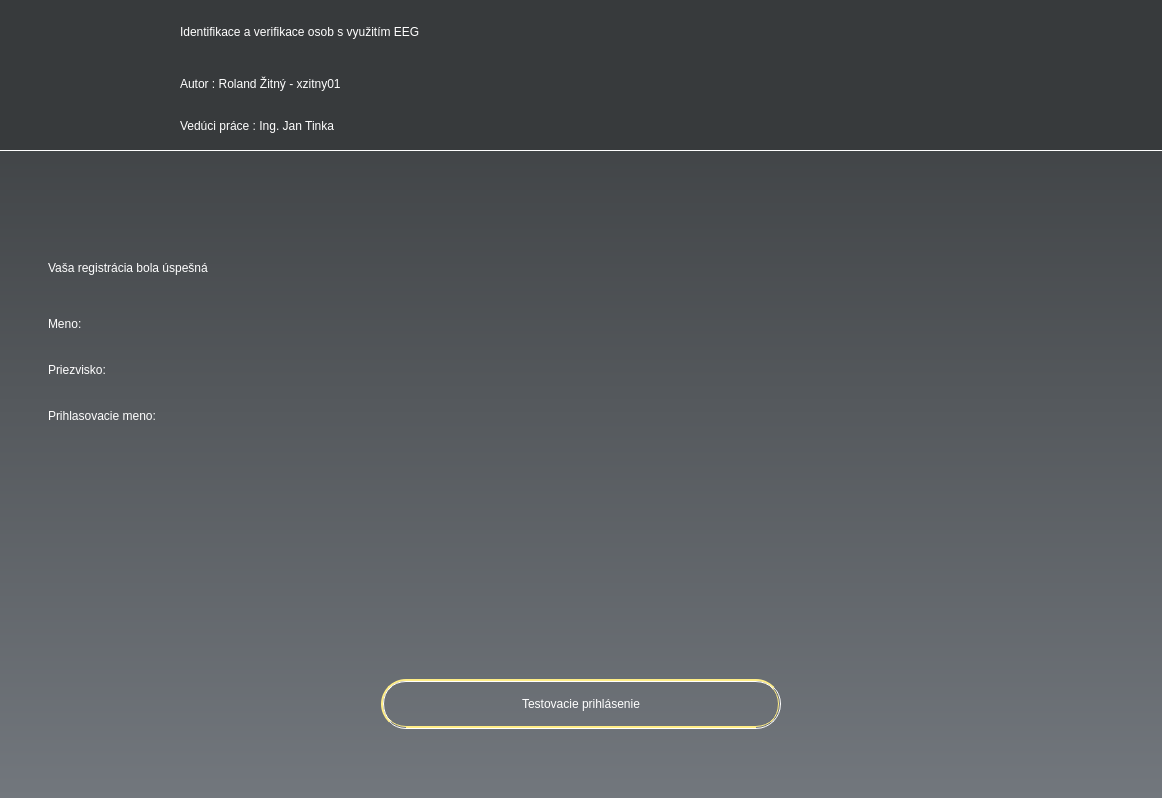
<?xml version="1.0" encoding="UTF-8"?>
<ui version="4.0">
 <class>MainWindow</class>
 <widget class="QMainWindow" name="MainWindow">
  <property name="geometry">
   <rect>
    <x>0</x>
    <y>0</y>
    <width>1162</width>
    <height>798</height>
   </rect>
  </property>
  <property name="windowTitle">
   <string>NAS</string>
  </property>
  <property name="windowIcon">
   <iconset>
    <normaloff>../../resources/icons/AppIcon.jpeg</normaloff>../../resources/icons/AppIcon.jpeg</iconset>
  </property>
  <property name="styleSheet">
   <string notr="true">background-color: rgb(240, 238, 226);
</string>
  </property>
  <widget class="QWidget" name="centralwidget">
   <property name="styleSheet">
    <string notr="true">background-color: qlineargradient(spread:pad, x1:0 y1:0, x2:0 y2:1, stop:0 #373a3c, stop:1 #72777d);</string>
   </property>
   <layout class="QGridLayout" name="gridLayout">
    <property name="leftMargin">
     <number>0</number>
    </property>
    <property name="topMargin">
     <number>0</number>
    </property>
    <property name="rightMargin">
     <number>0</number>
    </property>
    <property name="bottomMargin">
     <number>0</number>
    </property>
    <property name="spacing">
     <number>0</number>
    </property>
    <item row="0" column="0" colspan="2">
     <widget class="QWidget" name="Header" native="true">
      <property name="minimumSize">
       <size>
        <width>0</width>
        <height>151</height>
       </size>
      </property>
      <property name="maximumSize">
       <size>
        <width>16777215</width>
        <height>151</height>
       </size>
      </property>
      <property name="styleSheet">
       <string notr="true">background-color: #373a3c;
border-bottom: 1px solid white;


</string>
      </property>
      <layout class="QHBoxLayout" name="Header_layout">
       <property name="spacing">
        <number>30</number>
       </property>
       <property name="leftMargin">
        <number>0</number>
       </property>
       <property name="topMargin">
        <number>0</number>
       </property>
       <property name="rightMargin">
        <number>0</number>
       </property>
       <property name="bottomMargin">
        <number>0</number>
       </property>
       <item>
        <widget class="QLabel" name="fit_icon">
         <property name="minimumSize">
          <size>
           <width>150</width>
           <height>150</height>
          </size>
         </property>
         <property name="maximumSize">
          <size>
           <width>150</width>
           <height>150</height>
          </size>
         </property>
         <property name="styleSheet">
          <string notr="true">border-bottom: none;</string>
         </property>
         <property name="text">
          <string/>
         </property>
         <property name="pixmap">
          <pixmap>../../resources/icons/FitIcon.png</pixmap>
         </property>
         <property name="scaledContents">
          <bool>true</bool>
         </property>
         <property name="alignment">
          <set>Qt::AlignLeading|Qt::AlignLeft|Qt::AlignTop</set>
         </property>
         <property name="wordWrap">
          <bool>false</bool>
         </property>
         <property name="margin">
          <number>1</number>
         </property>
         <property name="indent">
          <number>0</number>
         </property>
        </widget>
       </item>
       <item>
        <layout class="QVBoxLayout" name="header_info_layout">
         <property name="spacing">
          <number>0</number>
         </property>
         <item>
          <widget class="QLabel" name="app_name">
           <property name="maximumSize">
            <size>
             <width>16777215</width>
             <height>60</height>
            </size>
           </property>
           <property name="styleSheet">
            <string notr="true">color: rgb(255, 255, 255);
font: 63 26pt &quot;Yu Gothic UI Semibold&quot;;
border-bottom: none;</string>
           </property>
           <property name="text">
            <string>Identifikace a verifikace osob s využitím EEG</string>
           </property>
          </widget>
         </item>
         <item>
          <widget class="QLabel" name="author">
           <property name="maximumSize">
            <size>
             <width>16777215</width>
             <height>40</height>
            </size>
           </property>
           <property name="styleSheet">
            <string notr="true">font: 63 12pt &quot;Yu Gothic UI Semibold&quot;;
color: rgb(255, 255, 255);
border-bottom: none;
</string>
           </property>
           <property name="text">
            <string>Autor : Roland Žitný - xzitny01</string>
           </property>
          </widget>
         </item>
         <item>
          <widget class="QLabel" name="supervisor">
           <property name="maximumSize">
            <size>
             <width>16777215</width>
             <height>40</height>
            </size>
           </property>
           <property name="styleSheet">
            <string notr="true">font: 63 12pt &quot;Yu Gothic UI Semibold&quot;;
color: rgb(255, 255, 255);
border-bottom: none;
</string>
           </property>
           <property name="text">
            <string>Vedúci práce : Ing. Jan Tinka</string>
           </property>
          </widget>
         </item>
        </layout>
       </item>
      </layout>
     </widget>
    </item>
    <item row="1" column="0" colspan="2">
     <layout class="QHBoxLayout" name="main_function">
      <property name="spacing">
       <number>15</number>
      </property>
      <property name="sizeConstraint">
       <enum>QLayout::SetDefaultConstraint</enum>
      </property>
      <property name="leftMargin">
       <number>0</number>
      </property>
      <property name="topMargin">
       <number>60</number>
      </property>
      <property name="rightMargin">
       <number>0</number>
      </property>
      <property name="bottomMargin">
       <number>60</number>
      </property>
      <item>
       <widget class="QWidget" name="verticalWidget" native="true">
        <property name="styleSheet">
         <string notr="true">background-color: rgba(255, 255, 255,0);</string>
        </property>
        <layout class="QVBoxLayout" name="verticalLayout">
         <item>
          <widget class="QWidget" name="horizontalWidget" native="true">
           <property name="minimumSize">
            <size>
             <width>0</width>
             <height>300</height>
            </size>
           </property>
           <layout class="QHBoxLayout" name="horizontalLayout">
            <property name="spacing">
             <number>5</number>
            </property>
            <item alignment="Qt::AlignLeft">
             <widget class="QWidget" name="verticalWidget" native="true">
              <property name="minimumSize">
               <size>
                <width>450</width>
                <height>0</height>
               </size>
              </property>
              <property name="maximumSize">
               <size>
                <width>350</width>
                <height>16777215</height>
               </size>
              </property>
              <layout class="QVBoxLayout" name="verticalLayout_3">
               <property name="leftMargin">
                <number>30</number>
               </property>
               <item alignment="Qt::AlignTop">
                <widget class="QLabel" name="EndInfo">
                 <property name="minimumSize">
                  <size>
                   <width>0</width>
                   <height>60</height>
                  </size>
                 </property>
                 <property name="maximumSize">
                  <size>
                   <width>16777215</width>
                   <height>60</height>
                  </size>
                 </property>
                 <property name="styleSheet">
                  <string notr="true">font: 63 18pt &quot;Yu Gothic UI Semibold&quot;;
color: rgb(255, 255, 255);
border-bottom: none;</string>
                 </property>
                 <property name="text">
                  <string>Vaša registrácia bola úspešná</string>
                 </property>
                </widget>
               </item>
               <item>
                <widget class="QLabel" name="end_name">
                 <property name="minimumSize">
                  <size>
                   <width>0</width>
                   <height>40</height>
                  </size>
                 </property>
                 <property name="maximumSize">
                  <size>
                   <width>16777215</width>
                   <height>40</height>
                  </size>
                 </property>
                 <property name="styleSheet">
                  <string notr="true">font: 63 10pt &quot;Yu Gothic UI Semibold&quot;;
color: rgb(255, 255, 255);
border-bottom: none;</string>
                 </property>
                 <property name="text">
                  <string>Meno:  </string>
                 </property>
                </widget>
               </item>
               <item>
                <widget class="QLabel" name="end_surname">
                 <property name="minimumSize">
                  <size>
                   <width>0</width>
                   <height>40</height>
                  </size>
                 </property>
                 <property name="maximumSize">
                  <size>
                   <width>16777215</width>
                   <height>40</height>
                  </size>
                 </property>
                 <property name="styleSheet">
                  <string notr="true">font: 63 10pt &quot;Yu Gothic UI Semibold&quot;;
color: rgb(255, 255, 255);
border-bottom: none;</string>
                 </property>
                 <property name="text">
                  <string>Priezvisko:</string>
                 </property>
                </widget>
               </item>
               <item>
                <widget class="QLabel" name="end_loginId">
                 <property name="minimumSize">
                  <size>
                   <width>0</width>
                   <height>40</height>
                  </size>
                 </property>
                 <property name="maximumSize">
                  <size>
                   <width>16777215</width>
                   <height>40</height>
                  </size>
                 </property>
                 <property name="styleSheet">
                  <string notr="true">font: 63 10pt &quot;Yu Gothic UI Semibold&quot;;
color: rgb(255, 255, 255);
border-bottom: none;</string>
                 </property>
                 <property name="text">
                  <string>Prihlasovacie meno:</string>
                 </property>
                </widget>
               </item>
               <item>
                <spacer name="verticalSpacer">
                 <property name="orientation">
                  <enum>Qt::Vertical</enum>
                 </property>
                 <property name="sizeHint" stdset="0">
                  <size>
                   <width>20</width>
                   <height>40</height>
                  </size>
                 </property>
                </spacer>
               </item>
              </layout>
             </widget>
            </item>
            <item>
             <widget class="QWidget" name="verticalWidget" native="true">
              <property name="minimumSize">
               <size>
                <width>450</width>
                <height>450</height>
               </size>
              </property>
              <layout class="QVBoxLayout" name="verticalLayout_4">
               <item alignment="Qt::AlignTop">
                <widget class="QLabel" name="ReactionLabel">
                 <property name="minimumSize">
                  <size>
                   <width>450</width>
                   <height>450</height>
                  </size>
                 </property>
                 <property name="text">
                  <string/>
                 </property>
                </widget>
               </item>
              </layout>
             </widget>
            </item>
           </layout>
          </widget>
         </item>
         <item alignment="Qt::AlignHCenter">
          <widget class="QPushButton" name="TestLogin">
           <property name="minimumSize">
            <size>
             <width>400</width>
             <height>50</height>
            </size>
           </property>
           <property name="maximumSize">
            <size>
             <width>400</width>
             <height>50</height>
            </size>
           </property>
           <property name="styleSheet">
            <string notr="true">QPushButton{
background-color: qradialgradient(cx:0, cy:0, radius: 1,
                fx:0.5, fy:0.5, stop:0 #FFB001 ,stop:0.5 #FF8000 stop:1 #DC7726);
font: 63 10pt &quot;Yu Gothic UI Semibold&quot;;
color: rgb(255, 255, 255);
border-bottom: none;

border-radius: 25px;
border-width: 3px;
padding: 2px;
border-style: groove;
border-color: #FFED86;
}

QPushButton::hover
{
background-color: qradialgradient(cx:0, cy:0, radius: 1.2,
                fx:0.5, fy:0.5, stop:0 #ffc001 ,stop:0.5 #ff8c00 stop:1 #e37a27);
border-color: #fff2ab;
}

QPushButton::pressed {
border-width: 1.5px;
border-color: #F8CF2C
}</string>
           </property>
           <property name="text">
            <string>Testovacie prihlásenie</string>
           </property>
          </widget>
         </item>
        </layout>
       </widget>
      </item>
     </layout>
    </item>
   </layout>
  </widget>
 </widget>
 <resources/>
 <connections/>
</ui>
